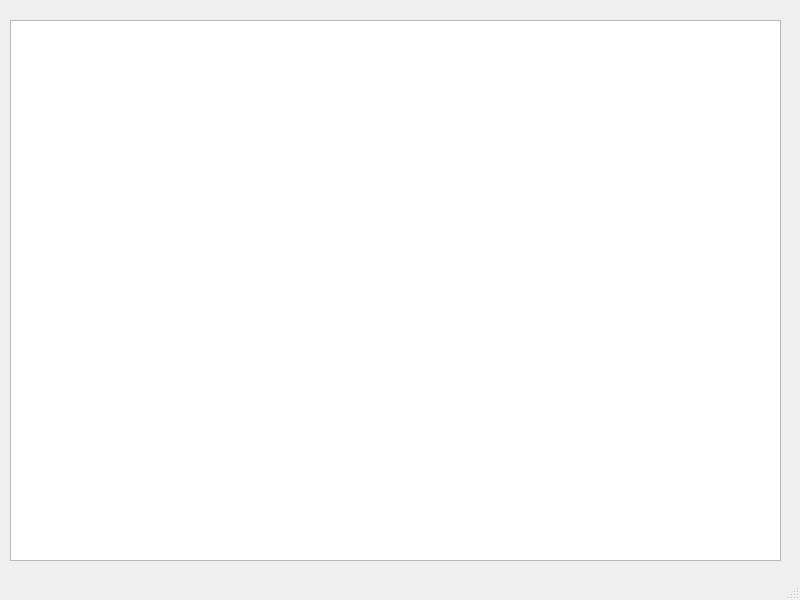
<?xml version="1.0" encoding="UTF-8"?>
<ui version="4.0">
 <class>MainWindow</class>
 <widget class="QMainWindow" name="MainWindow">
  <property name="geometry">
   <rect>
    <x>0</x>
    <y>0</y>
    <width>800</width>
    <height>600</height>
   </rect>
  </property>
  <property name="windowTitle">
   <string>MainWindow</string>
  </property>
  <widget class="QWidget" name="centralwidget">
   <widget class="QGraphicsView" name="graphicsView">
    <property name="geometry">
     <rect>
      <x>10</x>
      <y>20</y>
      <width>771</width>
      <height>541</height>
     </rect>
    </property>
   </widget>
  </widget>
  <widget class="QMenuBar" name="menubar">
   <property name="geometry">
    <rect>
     <x>0</x>
     <y>0</y>
     <width>800</width>
     <height>22</height>
    </rect>
   </property>
  </widget>
  <widget class="QStatusBar" name="statusbar"/>
 </widget>
 <resources/>
 <connections/>
</ui>
